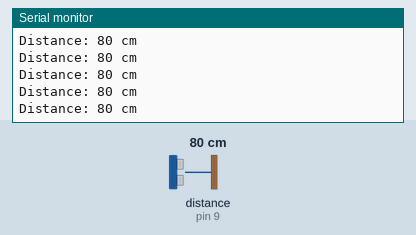
A sketch run on a simulated Arduino Uno, built with avr-gcc and run on an emulated ATmega328P. Parts: the last lines printed to the serial monitor. Wiring (inferred from the names in the program): ultrasonic range finder: trigger pin 8; echo pin 9. Inputs (shaded band) come from the test bench; at power-on: distance to the obstacle (sensor on pin 9) 80 cm. The echo pulse lasts 58.3 µs per cm.

Above: at 1.2 s.
1.3 s: distance to the obstacle (sensor on pin 9) set to 2 cm
At 1.9 s:
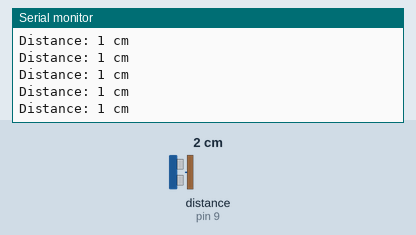
4.3 s: distance to the obstacle (sensor on pin 9) set to 120 cm
At 5.0 s:
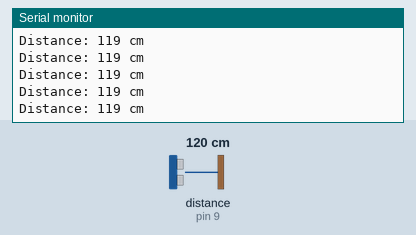
7.3 s: distance to the obstacle (sensor on pin 9) set to 4 cm
At 8.0 s:
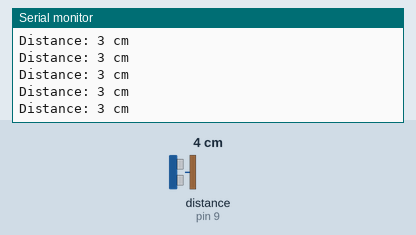
10.3 s: distance to the obstacle (sensor on pin 9) set to 18 cm
At 11.2 s:
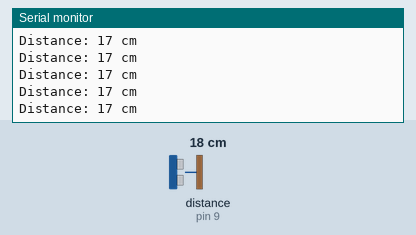
19.3 s: distance to the obstacle (sensor on pin 9) set to 9 cm
At 19.9 s:
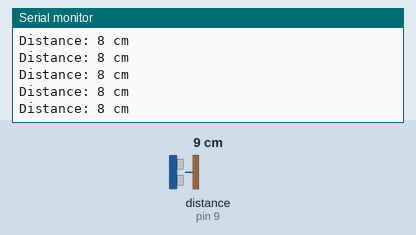
Timing chart, 0 to 22.3 s (numbered marks = the images above; inputs shaded):
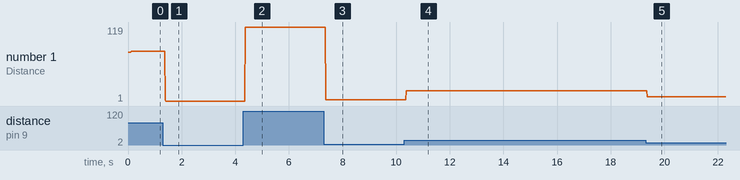

Measured:
- after the input at 1.3 s, the serial monitor: prints a new line after 0.08 s (image 1)
- after the input at 4.3 s, the serial monitor: prints a new line after 0.08 s (image 2)
- after the input at 7.3 s, the serial monitor: prints a new line after 0.07 s (image 3)
- after the input at 10.3 s, the serial monitor: prints a new line after 0.07 s (image 4)
- after the input at 19.3 s, the serial monitor: prints a new line after 0.07 s (image 5)
- plotted number 1: 80 → 1 after the input at 1.3 s, 1 → 119 after the input at 4.3 s, 119 → 3 after the input at 7.3 s, 3 → 17 after the input at 10.3 s, 17 → 8 after the input at 19.3 s

The sketch:

ultrasonic.ino
```cpp
int trigPin = 8;
int echoPin = 9;
int distance;
long duration;

void setup() {
  Serial.begin(9600);
  pinMode(trigPin, OUTPUT);
  pinMode(echoPin, INPUT);
}

void loop() {
  digitalWrite(trigPin, LOW);
  delayMicroseconds(2);
  digitalWrite(trigPin, HIGH);
  delayMicroseconds(10);
  digitalWrite(trigPin, LOW);

  duration = pulseIn(echoPin, HIGH);
  distance = (duration/2)/29.1;

  Serial.print("Distance: ");
  Serial.print(distance);
  Serial.println(" cm");
}
```
